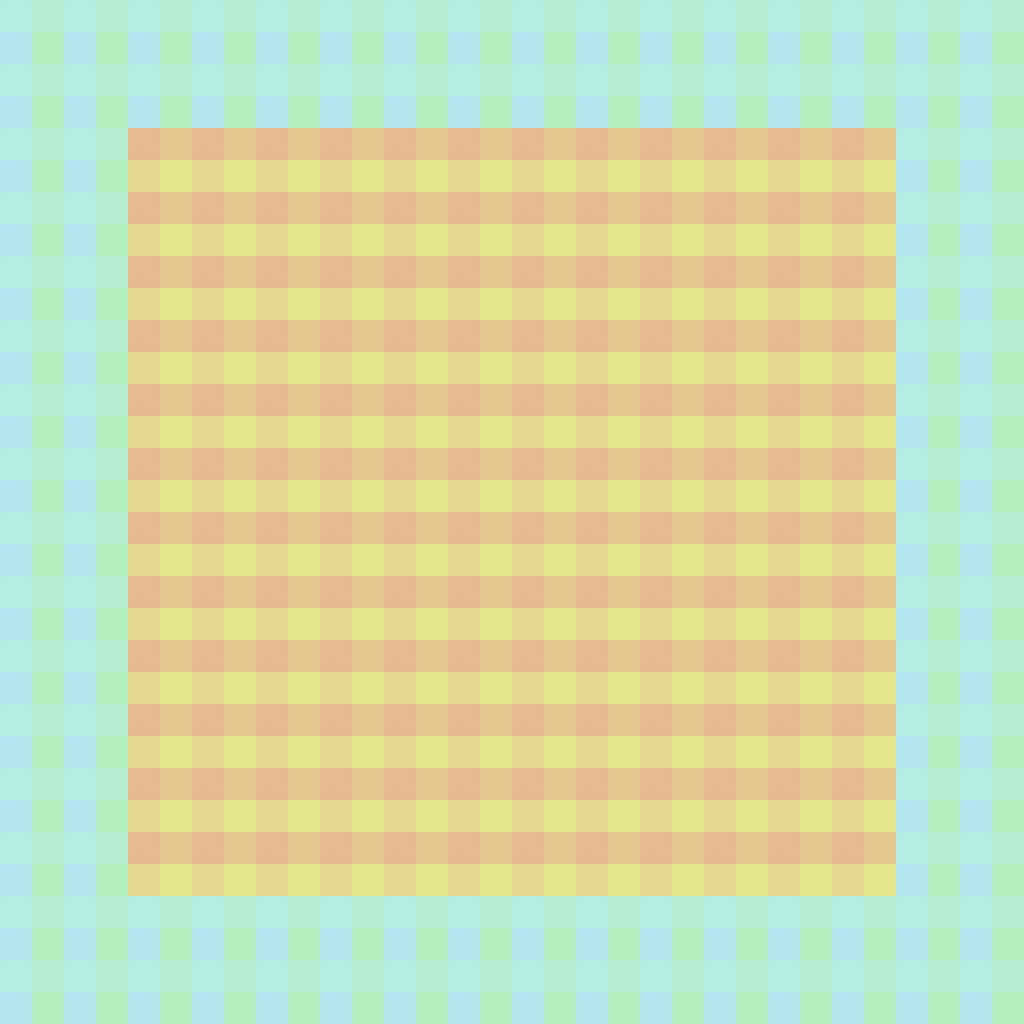

A 2D game scene composited from a Tiled map and its tileset images. What follows is a short description and the map's XML, with every tile layer's data as written:
An orthogonal 16x16 tile map with 64x64 px tiles, 2 tile layers (Floor, Walls), 2 tilesets and 4 objects (4x PlayerSpawn).

<map version="1.0" orientation="orthogonal" width="16" height="16" tilewidth="64" tileheight="64">
 <tileset firstgid="1" name="cityfloor" tilewidth="64" tileheight="64">
  <image source="../tilesets/cityfloor.png" width="64" height="64" />
 </tileset>
 <tileset firstgid="2" name="citywalls" tilewidth="64" tileheight="64">
  <image source="../tilesets/citywall.png" width="64" height="64" />
 </tileset>
 <layer name="Floor" width="16" height="16">
  <data encoding="csv">
0,0,0,0,0,0,0,0,0,0,0,0,0,0,0,0,
0,0,0,0,0,0,0,0,0,0,0,0,0,0,0,0,
0,0,1,1,1,1,1,1,1,1,1,1,1,1,0,0,
0,0,1,1,1,1,1,1,1,1,1,1,1,1,0,0,
0,0,1,1,1,1,1,1,1,1,1,1,1,1,0,0,
0,0,1,1,1,1,1,1,1,1,1,1,1,1,0,0,
0,0,1,1,1,1,1,1,1,1,1,1,1,1,0,0,
0,0,1,1,1,1,1,1,1,1,1,1,1,1,0,0,
0,0,1,1,1,1,1,1,1,1,1,1,1,1,0,0,
0,0,1,1,1,1,1,1,1,1,1,1,1,1,0,0,
0,0,1,1,1,1,1,1,1,1,1,1,1,1,0,0,
0,0,1,1,1,1,1,1,1,1,1,1,1,1,0,0,
0,0,1,1,1,1,1,1,1,1,1,1,1,1,0,0,
0,0,1,1,1,1,1,1,1,1,1,1,1,1,0,0,
0,0,0,0,0,0,0,0,0,0,0,0,0,0,0,0,
0,0,0,0,0,0,0,0,0,0,0,0,0,0,0,0
</data>
 </layer>
 <layer name="Walls" width="16" height="16">
  <data encoding="csv">
2,2,2,2,2,2,2,2,2,2,2,2,2,2,2,2,
2,2,2,2,2,2,2,2,2,2,2,2,2,2,2,2,
2,2,0,0,0,0,0,0,0,0,0,0,0,0,2,2,
2,2,0,0,0,0,0,0,0,0,0,0,0,0,2,2,
2,2,0,0,0,0,0,0,0,0,0,0,0,0,2,2,
2,2,0,0,0,0,0,0,0,0,0,0,0,0,2,2,
2,2,0,0,0,0,0,0,0,0,0,0,0,0,2,2,
2,2,0,0,0,0,0,0,0,0,0,0,0,0,2,2,
2,2,0,0,0,0,0,0,0,0,0,0,0,0,2,2,
2,2,0,0,0,0,0,0,0,0,0,0,0,0,2,2,
2,2,0,0,0,0,0,0,0,0,0,0,0,0,2,2,
2,2,0,0,0,0,0,0,0,0,0,0,0,0,2,2,
2,2,0,0,0,0,0,0,0,0,0,0,0,0,2,2,
2,2,0,0,0,0,0,0,0,0,0,0,0,0,2,2,
2,2,2,2,2,2,2,2,2,2,2,2,2,2,2,2,
2,2,2,2,2,2,2,2,2,2,2,2,2,2,2,2
</data>
 </layer>
 <objectgroup name="Player" width="16" height="16">
  <object name="PlayerSpawn1" type="PlayerSpawn" x="356" y="788" />
  <object name="PlayerSpawn2" type="PlayerSpawn" x="448" y="670" />
  <object name="PlayerSpawn4" type="PlayerSpawn" x="550" y="668" />
  <object name="PlayerSpawn3" type="PlayerSpawn" x="662" y="786" />
 </objectgroup>
</map>